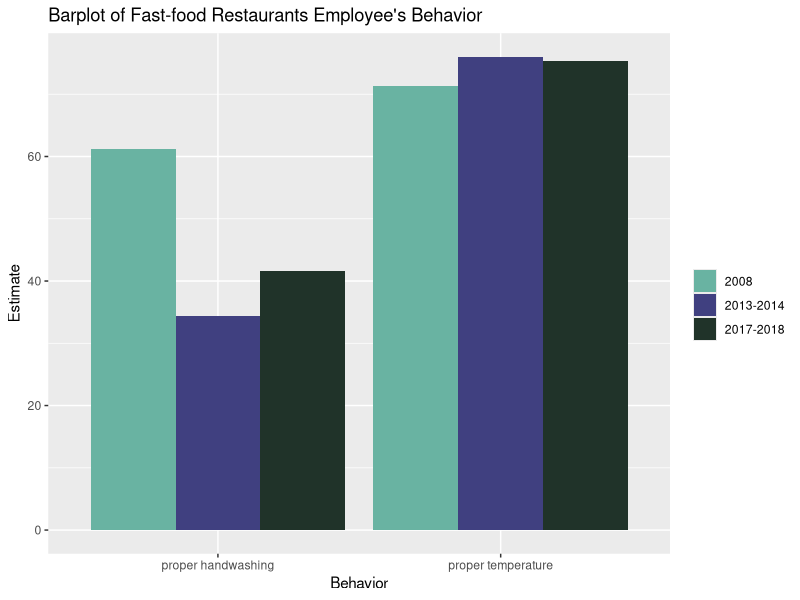

The R source for this figure:
## ---- chunk 1
library(tidyverse)
library(ggplot2)
library(kableExtra)
## ---- chunk 2
#Fast-food restaurants where employees practice proper handwashing
# read the CSV file into R
employee_handwashing<-read.csv("FS-6.1-data.csv",header = TRUE)
# Delete all the footnote information in the initial file
employee_handwashing<-employee_handwashing[1:2,-2]

### Fast-food restaurants where hot foods are held at the proper temperature
# read the CSV file into R
employee_temperature<-read.csv("FS-6.5-data.csv",header = TRUE)
# Delete all the footnote information in the initial file
employee_temperature<-employee_temperature[1:2,]
## ---- chunk 3
df1 <- data.frame(Estimate = c(71.3, 76, 75.4),
                 Year = c("2008", "2013-2014", "2017-2018"),
                 Behavior=c(rep("proper temperature",3)))
df2 <- data.frame(Estimate = c(61.2, 34.4, 41.6),
                 Year = c("2008", "2013-2014", "2017-2018"),
                 Behavior=c(rep("proper handwashing",3)))
employee<-rbind(df1,df2)
write.csv(employee,"employee.csv", row.names = FALSE)
## ---- chunk 4
employee %>%
  ggplot(aes(fill=Year, y=Estimate, x=Behavior)) + 
    geom_bar(position="dodge", stat="identity")+
    scale_fill_manual(values=c("#69b3a2", "#404080","#203329")) +
    labs(fill="")+
    ggtitle("Barplot of Fast-food Restaurants Employee's Behavior")
